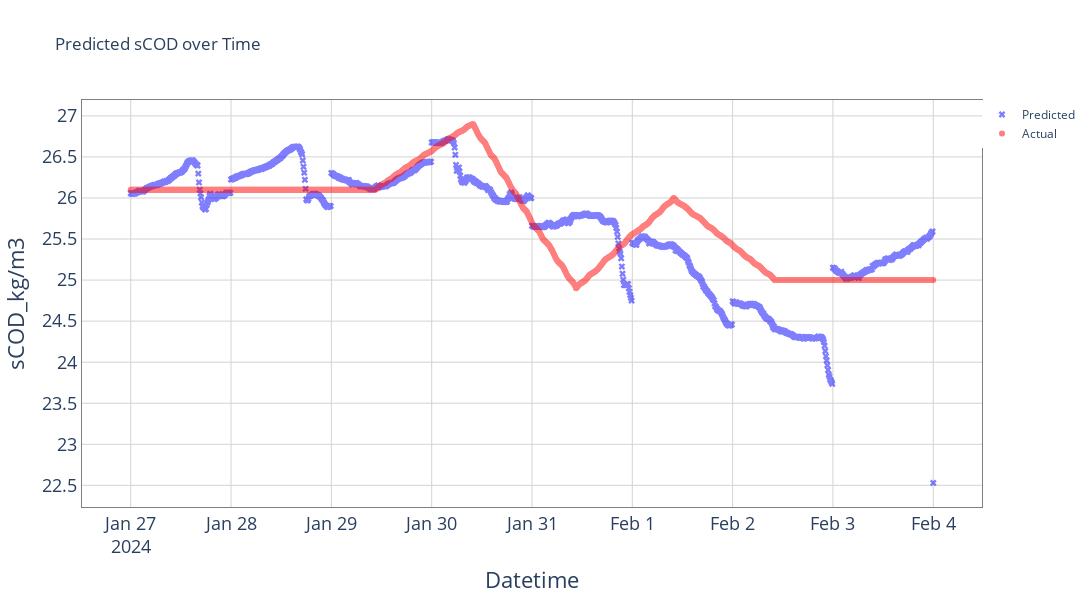

Notebook code for this chart:
### Code cell
trace1 = go.Scatter(
    x= df['datetime'],
    y=y_pred,
    mode='markers',
    marker=dict(color='blue', symbol='x'),
    name='Predicted',
    opacity=0.5
)

trace2 = go.Scatter(
    x= df['datetime'],
    y=test_dataset['sCOD_kg/m3'],
    mode='markers',
    marker=dict(color='red', symbol='circle'),
    name='Actual',
    opacity=0.5
)

# Create the figure
fig = go.Figure(data=[trace1, trace2])

# Update layout
fig.update_layout(
    title='Predicted sCOD over Time',
    xaxis_title='Datetime',
    yaxis_title= 'sCOD_kg/m3',
    xaxis=dict(
        # Uncomment and adjust the line below for datetime formatting, if needed
        # tickformat='%Y-%m-%d', 
        # tickmode='auto',  # or 'array', with tickvals and ticktext
    ),
    legend=dict(y=1, x=1),
    hovermode='closest',
    template='plotly',  # Choose a template as per your preference
    width=1200,  # Adjust the size as needed
    height=700
)



apply_fig_format(fig, 1200, 600)

### Figure 1 — Plotly figure (JSON) as saved in the notebook; plotly's stock layout.template omitted (floating-point values rounded to 4 significant figures; data arrays with more than 128 entries replaced by an {"elided": "..."} marker saying what was removed)
{"data": [{"marker": {"color": "blue", "symbol": "x"}, "mode": "markers", "name": "Predicted", "opacity": 0.5, "type": "scatter", "x": {"elided": "1156 str values"}, "y": {"elided": "1156 float values"}}, {"marker": {"color": "red", "symbol": "circle"}, "mode": "markers", "name": "Actual", "opacity": 0.5, "type": "scatter", "x": {"elided": "1156 str values"}, "y": {"elided": "1156 float values"}}], "layout": {"height": 600, "hovermode": "closest", "legend": {"x": 1, "y": 1}, "paper_bgcolor": "white", "plot_bgcolor": "white", "title": {"text": "Predicted sCOD over Time"}, "width": 1200, "xaxis": {"dtick": "D", "gridcolor": "lightgray", "linecolor": "gray", "linewidth": 1, "mirror": true, "showline": true, "tickfont": {"size": 18}, "title": {"font": {"size": 22}, "text": "Datetime"}}, "yaxis": {"gridcolor": "lightgray", "linecolor": "gray", "linewidth": 1, "mirror": true, "showline": true, "tickfont": {"size": 18}, "title": {"font": {"size": 22}, "text": "sCOD_kg/m3"}}}}
